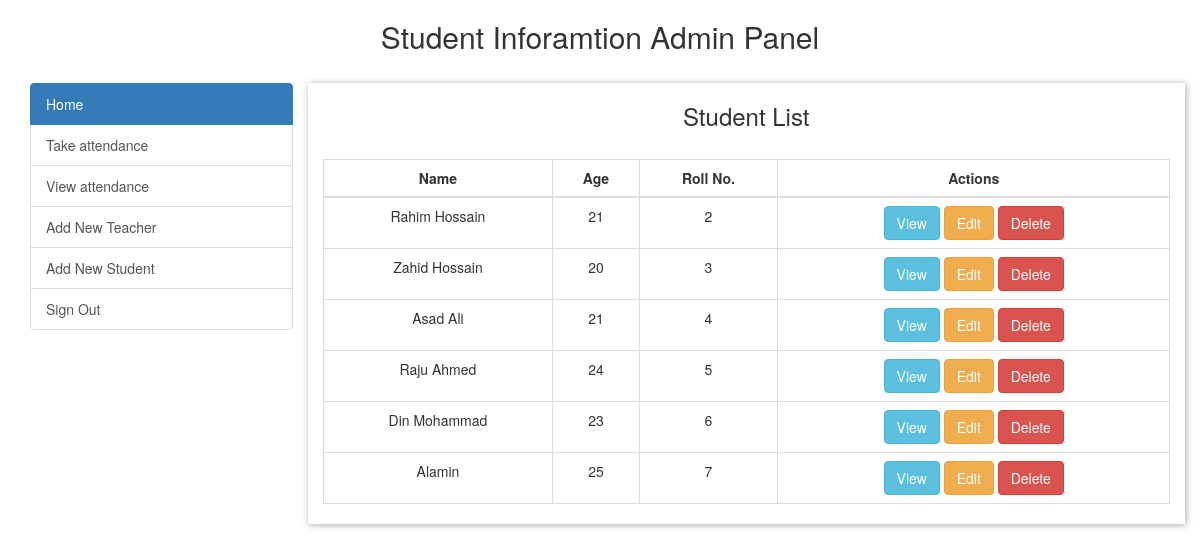
/index.php (signed in), run on the app's committed database.
### tables this page shows
CREATE TABLE `students` (
  `ID` int(11) NOT NULL,
  `name` varchar(250) NOT NULL,
  `age` int(20) NOT NULL,
  `fname` varchar(250) NOT NULL,
  `mname` varchar(250) NOT NULL,
  `roll` int(80) NOT NULL,
  `address` varchar(250) NOT NULL,
  `mobile` int(150) NOT NULL,
  `email` varchar(250) NOT NULL,
  `image` varchar(250) NOT NULL,
  `date` text NOT NULL
);

### index.php (the view, shortened to what this page needs)
<?php
$con=mysqli_connect('localhost','root','','ashiq');
if($con){
$sql="SELECT * FROM students";
$result=mysqli_query($con,$sql);
}
	else{
		echo "Not ";
	}
?>
<!DOCTYPE html>
<html>
<head>
	<link rel="stylesheet" type="text/css" href="css/style.css">
	<link rel="stylesheet" type="text/css" href="css/bootstrap.min.css">
</head>
<body>
	<h2 style="text-align:center;">Student Inforamtion Admin Panel</h2>
	<br>
<div class="container">
	<div class="row">
<div class="col-md-3">
<div class="list-group">
<a  href="index.php" class="list-group-item list-group-item-action active">Home</a>
<a  href="attendance.php" class="list-group-item list-group-item-action">Take attendance</a>
<a  href="view.php" class="list-group-item list-group-item-action">View attendance</a>
<a  href="add_admin.php" class="list-group-item list-group-item-action">Add New Teacher</a>
<a  href="insert.php" class="list-group-item list-group-item-action">Add New Student</a>
<a  href="logout.php" class="list-group-item list-group-item-action">Sign Out</a></div></div>
<div class="col-md-9" style="box-shadow:1px 1px 7px #aaa; text-align:center;">
	<h3>Student List</h3>
	<br>
<table class="table table-bordered">
<thead>
<th style="text-align:center;">Name</th>
<th style="text-align:center;">Age</th>
<th style="text-align:center;">Roll No.</th>
<th style="text-align:center;">Actions</th>
</thead>
<tbody>
<?php while($row=mysqli_fetch_assoc($result)) {?>
	<tr>
<td><?php echo $row['name']?></td>
<td><?php echo $row['age']?></td>
<td><?php echo $row['roll']?></td>
<td>
<a  class="btn btn-info"href="show.php?ID=<?php echo $row['ID'];?>">View</a>
<a  class="btn btn-warning" href="edit.php?ID=<?php echo $row['ID'];?>">Edit</a>
<a  class="btn btn-danger" onclick="return confirm('Are you sure?');" href="delete.php?ID=<?php echo $row['ID'];?>">Delete</a>
</td>
</tr>
<?php }?>
</tbody>
</table>
</div>
</div>
</div>
</body>
</html>

### data on the page
students: name "Rahim Hossain", age "21", roll "2"
students: name "Zahid Hossain", age "20", roll "3"
students: name "Asad Ali", age "21", roll "4"
students: name "Raju Ahmed", age "24", roll "5"
students: name "Din Mohammad", age "23", roll "6"
students: name "Alamin", age "25", roll "7"
